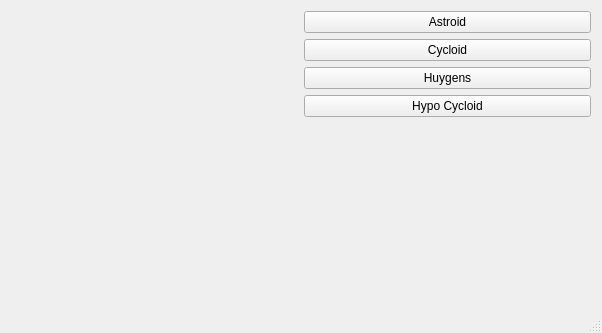
<?xml version="1.0" encoding="UTF-8"?>
<ui version="4.0">
 <class>MainWindow</class>
 <widget class="QMainWindow" name="MainWindow">
  <property name="geometry">
   <rect>
    <x>0</x>
    <y>0</y>
    <width>602</width>
    <height>333</height>
   </rect>
  </property>
  <property name="windowTitle">
   <string>MainWindow</string>
  </property>
  <widget class="QWidget" name="centralWidget">
   <layout class="QGridLayout" name="gridLayout">
    <item row="0" column="0">
     <layout class="QHBoxLayout" name="horizontalLayout">
      <item>
       <widget class="RenderArea" name="renderArea" native="true"/>
      </item>
      <item>
       <layout class="QVBoxLayout" name="verticalLayout">
        <item>
         <widget class="QPushButton" name="btnAstroid">
          <property name="text">
           <string>Astroid</string>
          </property>
         </widget>
        </item>
        <item>
         <widget class="QPushButton" name="btnCycloid">
          <property name="text">
           <string>Cycloid</string>
          </property>
         </widget>
        </item>
        <item>
         <widget class="QPushButton" name="btnHuygens">
          <property name="text">
           <string>Huygens</string>
          </property>
         </widget>
        </item>
        <item>
         <widget class="QPushButton" name="btnHypo">
          <property name="text">
           <string>Hypo Cycloid</string>
          </property>
         </widget>
        </item>
        <item>
         <spacer name="verticalSpacer">
          <property name="orientation">
           <enum>Qt::Vertical</enum>
          </property>
          <property name="sizeHint" stdset="0">
           <size>
            <width>20</width>
            <height>40</height>
           </size>
          </property>
         </spacer>
        </item>
       </layout>
      </item>
     </layout>
    </item>
   </layout>
  </widget>
  <widget class="QStatusBar" name="statusBar"/>
 </widget>
 <layoutdefault spacing="6" margin="11"/>
 <customwidgets>
  <customwidget>
   <class>RenderArea</class>
   <extends>QWidget</extends>
   <header>renderarea.h</header>
   <container>1</container>
  </customwidget>
 </customwidgets>
 <resources/>
 <connections/>
</ui>
